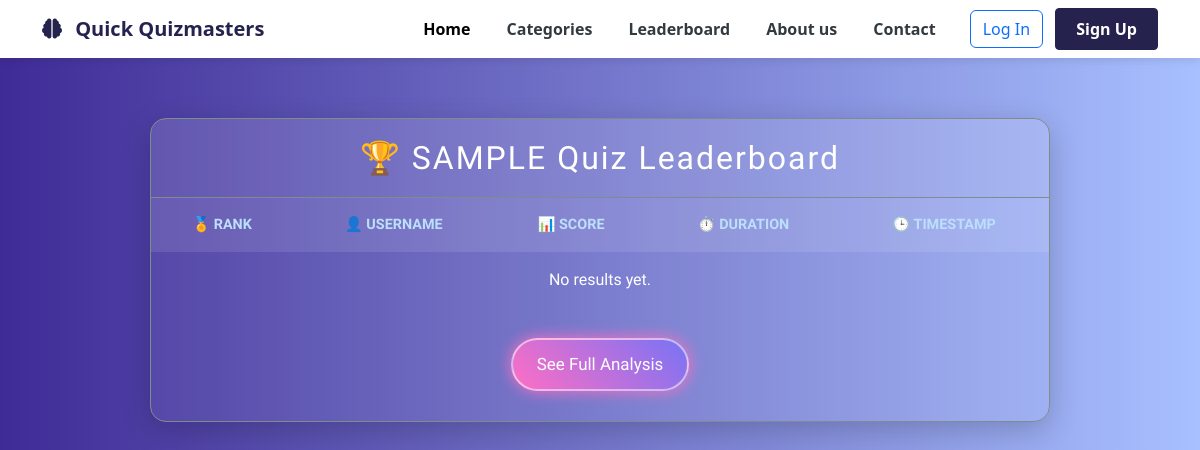
Page /quiz/leaderboard/sample/ on the earlier database version.
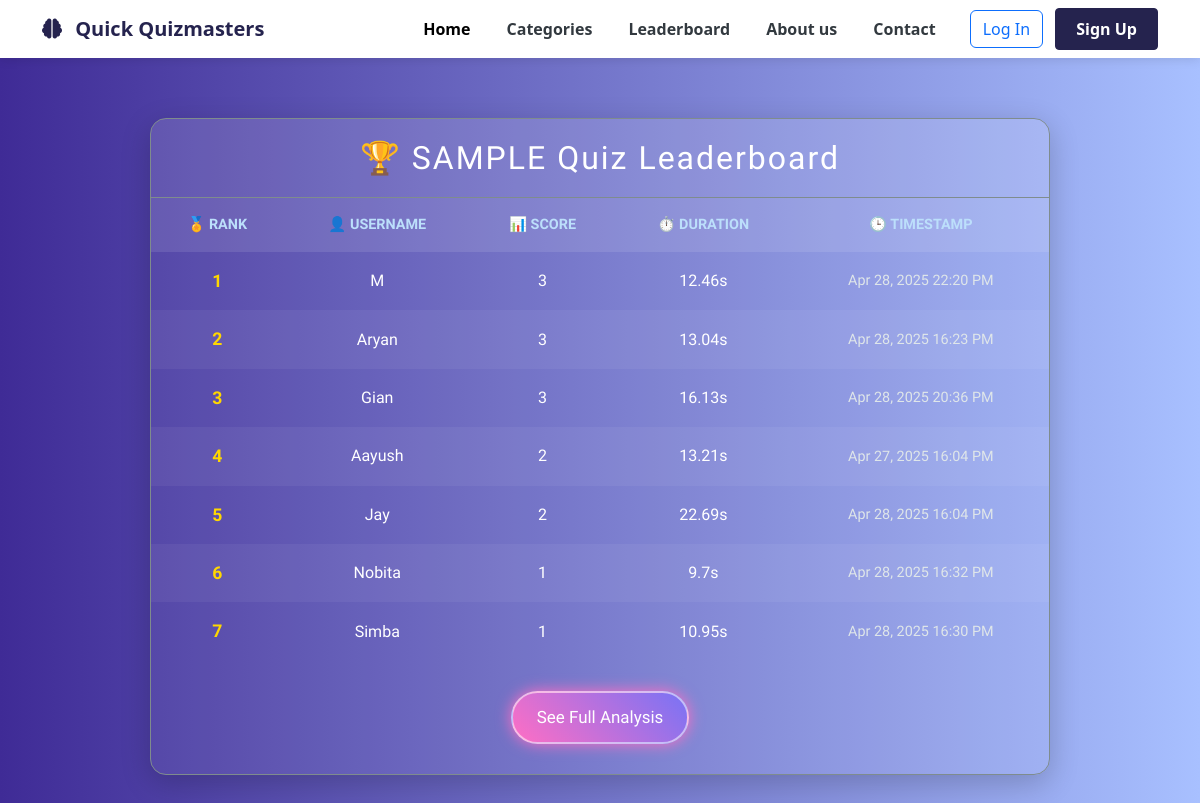
Same page on the later database version.
### myquiz/models.py (models this page shows, shortened)
class QuizResult(models.Model):
    user_name = models.CharField(max_length=100)
    quiz_name = models.CharField(max_length=100)
    score = models.IntegerField()
    time_taken = models.FloatField(help_text="Time in seconds")
    rating_by_user = models.IntegerField(default=0)
    user_response = models.TextField(null=True, blank=True)
    time_response = models.TextField(null=True, blank=True)
    timestamp = models.DateTimeField(auto_now_add=True)

### myquiz/views.py (the view)
# urls.py: path('leaderboard/<str:quiz_name>/', views.leaderboard_view, name='leaderboard'),
def leaderboard_view(request, quiz_name):
    leaderboard = QuizResult.objects.filter(
        quiz_name__iexact=quiz_name
    ).order_by('-score', 'time_taken')
    return render(request, 'leaderboard_page.html', {
        'leaderboard': leaderboard,
        'quiz_name': quiz_name.upper(),
    })

### myquiz/templates/leaderboard_page.html (shortened to what this page needs)
{% extends "base/layout.html" %}
{% load static %}
{% block content %}
{% include 'leaderboard.html' %}
{% endblock %}

### myquiz/templates/leaderboard.html (shortened to what this page needs)
{% load static %}
<!DOCTYPE html>
<html lang="en">
<head>
  <link rel="stylesheet" href="{% static "leaderboard.css" %}">
</head>
<body>
  <div class="leaderboard-container">
    <div class="leaderboard-header">
      <h2>🏆 {{ quiz_name }} Quiz Leaderboard</h2>
    </div>
    <table>
      <thead>
        <tr>
          <th>🏅 Rank</th>
          <th>👤 Username</th>
          <th>📊 Score</th>
          <th>⏱️ Duration</th>
          <th>🕒 Timestamp</th>
        </tr>
      </thead>
      <tbody>
        {% for entry in leaderboard %}
        <tr>
          <td class="rank-badge">{{ forloop.counter }}</td>
          <td>{{ entry.user_name }} </td>
          <td>{{ entry.score }}</td>
          <td>{{ entry.time_taken }}s</td>
          <td class="timestamp">{{ entry.timestamp|date:"M d, Y H:i A" }}</td>
        </tr>
        {% empty %}
        <tr>
          <td colspan="5">No results yet.</td>
        </tr>
        {% endfor %}
      </tbody>
    </table>
    <div style="text-align: center; margin: 30px 0;" id="analysisBtn">
      <a href="{% url 'analysis' quiz_name %}" class="analysis-button">See Full Analysis</a>
    </div>
  </div>
</body>
</html>

Differences in the rows shown:
added QuizResult: user_name "M", score "3", time_taken "12.46", timestamp "Apr 28, 2025 22:20 PM"
added QuizResult: user_name "Aryan", score "3", time_taken "13.04", timestamp "Apr 28, 2025 16:23 PM"
added QuizResult: user_name "Gian", score "3", time_taken "16.13", timestamp "Apr 28, 2025 20:36 PM"
added QuizResult: user_name "Aayush", score "2", time_taken "13.21", timestamp "Apr 27, 2025 16:04 PM"
added QuizResult: user_name "Jay", score "2", time_taken "22.69", timestamp "Apr 28, 2025 16:04 PM"
added QuizResult: user_name "Nobita", score "1", time_taken "9.7", timestamp "Apr 28, 2025 16:32 PM"
added QuizResult: user_name "Simba", score "1", time_taken "10.95", timestamp "Apr 28, 2025 16:30 PM"
Other differences:
text no longer shown: "No results yet."
